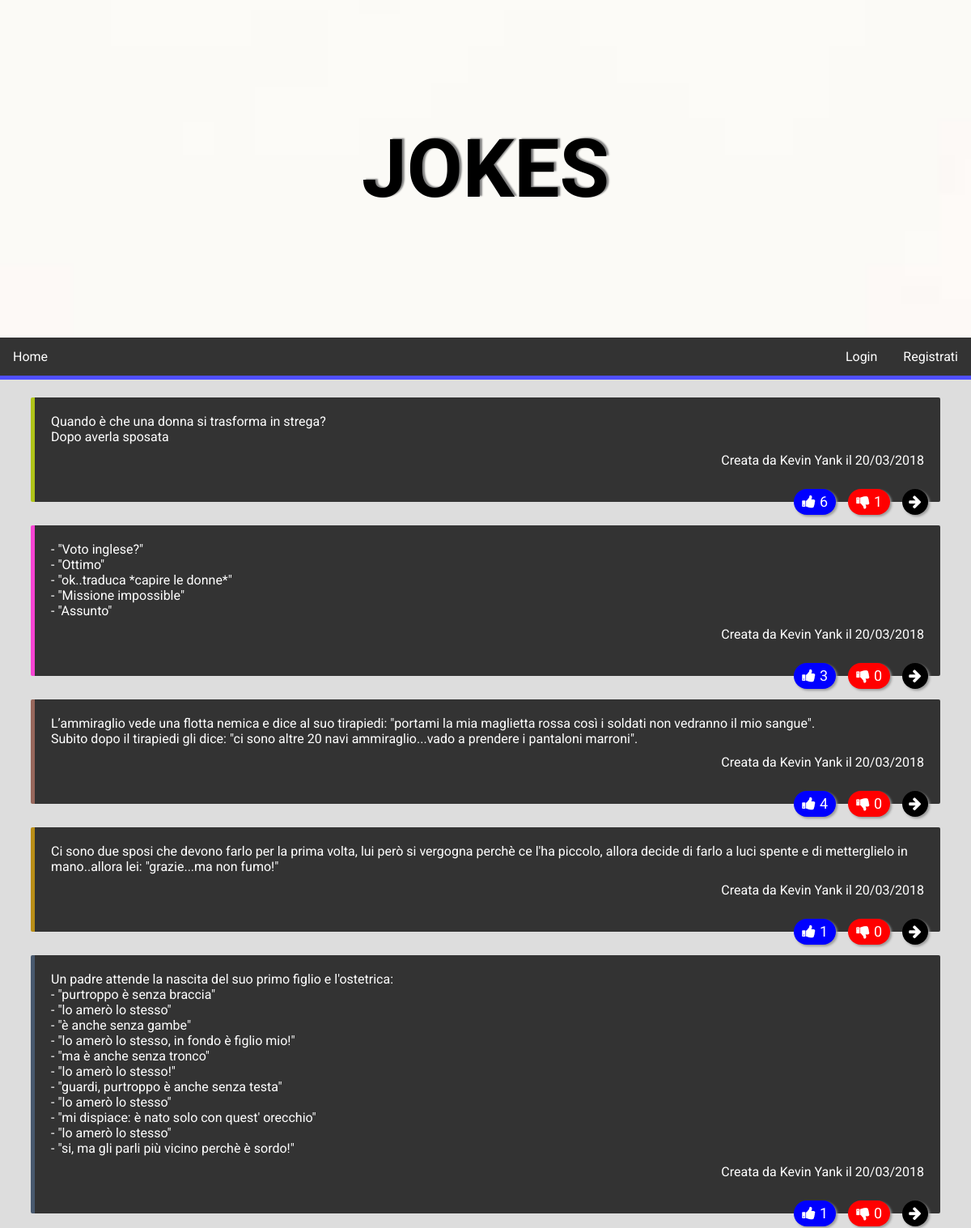
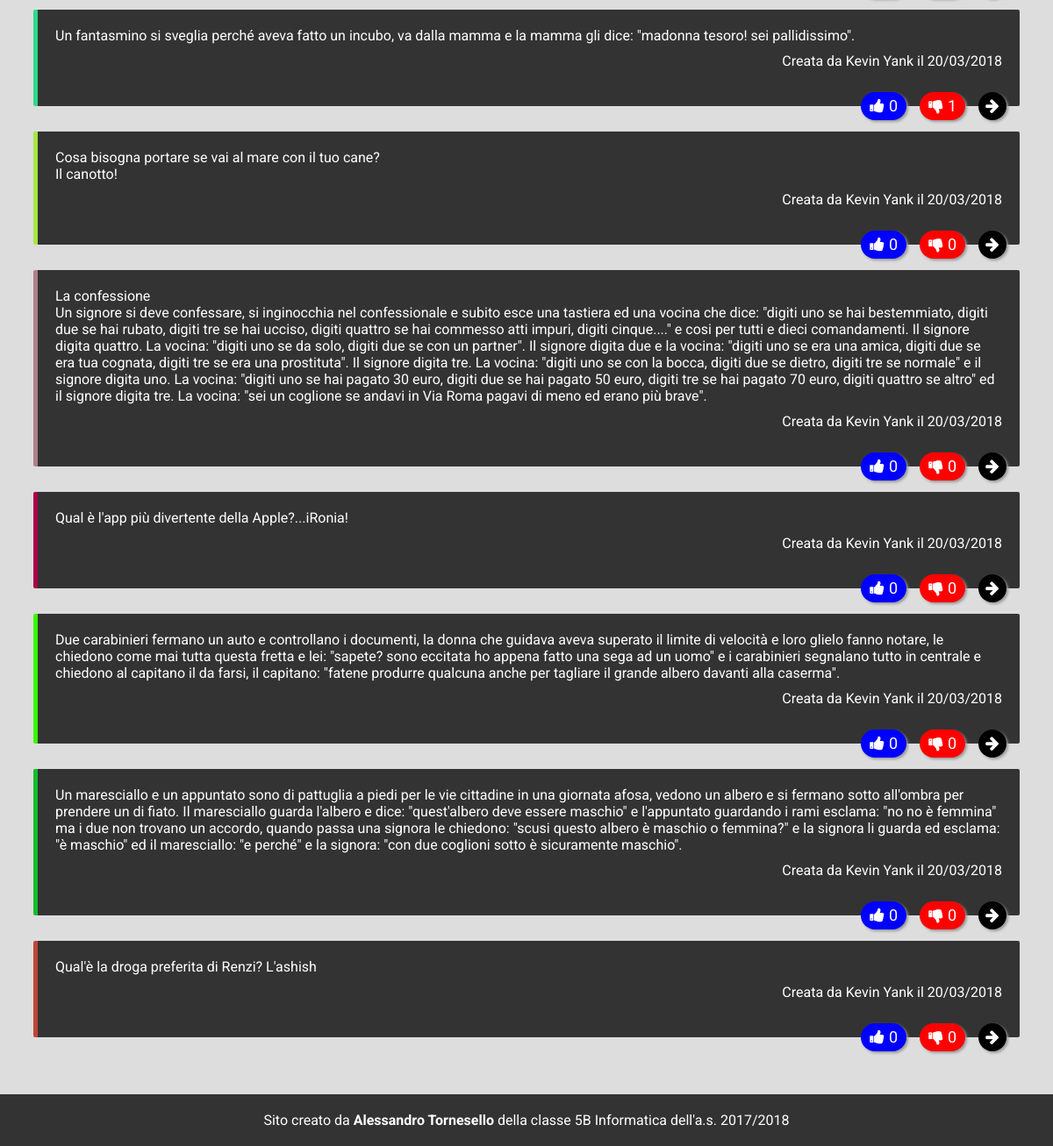
The page /author.php?author=Kevin Yank on the database its author committed (2 pictures, top to bottom).
### tables this page shows
CREATE TABLE `joke` (
  `id` int(11) NOT NULL,
  `joketext` text,
  `jokedate` date NOT NULL,
  `idauthor` int(11) DEFAULT NULL,
  `likeCounter` int(11) NOT NULL,
  `unlikeCounter` int(11) NOT NULL
);

CREATE TABLE `author` (
  `id` int(11) NOT NULL,
  `name` varchar(255) DEFAULT NULL,
  `email` varchar(255) DEFAULT NULL,
  `idUtente` int(11) NOT NULL
);

### author.php (the view, shortened to what this page needs)
<!DOCTYPE html>
<html>
<head>
    <link rel="stylesheet" type="text/css" media="screen" href="styles/main.css"/>
    <link rel="stylesheet" type="text/css" media="screen" href="styles/login.css"/>
    <link rel="stylesheet" type="text/css" media="screen" href="styles/joketable.css"/>
    <link rel="stylesheet" href="https://maxcdn.bootstrapcdn.com/font-awesome/4.5.0/css/font-awesome.min.css">
</head>
<body onload="loadAuthors()">
    <div class="header">
        <div class="img">
            <p>Jokes</p>
        </div>
        <?php include("menu.php"); ?>
    </div>
    <div class="content" style="width:100%;text-align:left">
      <table class="jokestable">
        <?php
          include("conn.php");
          $author = $_GET["author"];
          $sql = "SELECT j.id, j.joketext, j.jokedate , a.name, j.likeCounter, j.unlikeCounter
                  FROM joke j, author a
                  WHERE j.idauthor = a.id
                  AND a.name = '".$author."'";
          if($result = $conn->query($sql)) {
              while ($row = $result->fetch_assoc()) {
                  $newDate = date("d/m/Y", strtotime($row['jokedate']));
                  $row['joketext'] = str_replace("\n", "<br>", $row['joketext']);
                  echo "<tr>
                      <td style='border-left:5px solid rgb(".
                      rand(0,255).",".rand(0,255).",".rand(0,255).
                      ")'>
                      <p class='text'>".
                      $row['joketext'].
                      "</p>
                      <p class='author'>Creata da ".
                      $row['name']." il ". $newDate.
                      "</p><br>
                      <div class='jokeinfo'>
                      <div class='info float'>
                        <a href='detail.php?id=".
                        $row['id'].
                        "'>
                          <i class='fa fa-arrow-right'></i>
                        </a>
                      </div>
                      <form action='".$_SERVER["PHP_SELF"]."?author=".$author."' method='POST'>
                          <button type='submit' name='action' value='".$row['id']."-unlike-".$author."' class='floatWithText unlike'>
                            <i class='fa fa-thumbs-down my-float unlike'>
                            <span class='unlike'>".
                            $row['unlikeCounter'].
                            "</span>
                            </i>
                          </button>
                      </form>
                      <form action='".$_SERVER["PHP_SELF"]."?author=".$author."' method='POST'>
                          <button type='submit' name='action' value='".$row['id']."-like-".$author."' class='floatWithText like'>
                            <i class='fa fa-thumbs-up my-float like'>
                            <span class='like'>".
                            $row['likeCounter'].
                            "</span>
                            </i>
                          </button>
                      </form>
                      </div></td></tr><tr><td class='spacer'></td></tr>";
              }
          }
        ?>
      </table>
    </div>
    <div class="footer">
      <?php include("footer.php"); ?>
    </div>
</body>
</html>

### menu.php (shortened to what this page needs)
<!DOCTYPE html>
<html>
  <head>
  </head>
  <body>
    <div id="navbar">
        <ul class="navbar">
            <li><a class="active" href="index.php">Home</a></li>
            <?php
              if(isset($_SESSION["idUtente"])) {
                echo "<li class='login'><a href='logout.php'>Esci</a></li>
                      <li class='login'><a href='account.php'>Account</a></li>";
              }
              else {
                echo "<li class='singup'><a href='register.php'>Registrati</a></li>
                      <li class='login'><a href='login.php'>Login</a></li>";
              }
            ?>
        </ul>
    </div>
  </body>
</html>

### footer.php
<!DOCTYPE html>
<html>
  <head>
    <link rel="stylesheet" href="styles/footer.css">
  </head>
  <body>
    <div class="footerContainer">
      <p>Sito creato da <b>Alessandro Tornesello</b> della classe 5B Informatica dell'a.s. 2017/2018</p>
    </div>
  </body>
</html>

### styles/main.css (style rules this page uses)
* { padding: 0; margin: 0; font-family: 'Roboto', sans-serif; }
body { background-color: #ddd; }
div.content { float: right; width: 80%; }
ul.navbar { list-style-type: none; margin: 0; padding: 0; overflow: hidden; background-color: #333; }
ul.navbar li { float: left; }
ul.navbar li a { display: block; color: white; text-align: center; padding: 14px 16px; text-decoration: none; }
ul.navbar li.login, ul.navbar li.singup { float: right; }
div#navbar { border-bottom: 5px solid #4f4fff; }
div.img { background-image: url("../img/bg_home.jpg"); background-attachment: fixed; background-repeat: no-repeat; background-size: cover; background-position: 0 -30px; padding: 150px 0 150px 0; text-align: center; }
div.img p { font-size: 100px; text-transform: uppercase; font-weight: bold; color: #000; font-family: 'Comfortaa', cursive; text-shadow: 3px -1px 2px rgb(128, 128, 128); }
div.footer { clear: both; }

### styles/joketable.css (style rules this page uses)
table.jokestable { margin: 20px 3% 3% 3%; width: 94%; }
table.jokestable tr td.spacer { height: 25px; background-color: transparent; }
table.jokestable tr td { background-color: #333; color: #fff; border-radius: 2px; }
table.jokestable tr td p.author { float: right; padding: 10px 20px 10px 0px; }
table.jokestable tr td p.text { padding: 20px 20px 0 20px; }
table.jokestable tr td div.jokeinfo { width: 100%; text-align: right; height: 0; margin-top: 20px; }
table.jokestable tr td div.jokeinfo span.like, table.jokestable tr td div.jokeinfo span.unlike, table.jokestable tr td div.jokeinfo button { float: right; }
table.jokestable tr td div.jokeinfo span.like, table.jokestable tr td div.jokeinfo span.unlike { height: 32px; line-height: 32px; padding: 0 0 0 5px; }
table.jokestable tr td div.jokeinfo button i.like, table.jokestable tr td div.jokeinfo button i.unlike, table.jokestable tr td div.jokeinfo button i.edit, table.jokestable tr td div.jokeinfo button i.delete { color: #fff; height: 32px; line-height: 32px; font-size: 18px; }
table.jokestable tr td div.jokeinfo button.like { background-color: #00f; padding: 0 10px 0 10px; margin-left: 15px; }
table.jokestable tr td div.jokeinfo button.unlike { background-color: #f00; padding: 0 10px 0 10px; margin-left: 15px; }
table.jokestable tr td div.info { float: right; background-color: #000; margin: 0 15px 0 15px; }
table.jokestable tr td div.info a i { color: #fff; line-height: 32px; font-size: 18px; }
table.jokestable tr td div.jokeinfo button { background-color: #000; border-width: 0; }
.float { position:relative; width:32px; height:32px; bottom:-16px; color:#FFF; border-radius:16px; text-align:center; box-shadow: 2px 2px 3px #999; }
.floatWithText { position:relative; height:32px; bottom:-16px; color:#FFF; border-radius:16px; text-align:center; box-shadow: 2px 2px 3px #999; }

### styles/footer.css (style rules this page uses)
div.footerContainer { background-color: #333; color: #fff; padding: 20px; text-align: center; }

### rows shown on the page
joke: joketext "Quando è che una donna si trasforma in strega? Dopo averla sposata", idauthor.name "Kevin Yank", jokedate "20/03/2018", unlikeCounter "1", likeCounter "6"
joke: joketext "- \"Voto inglese?\" - \"Ottimo\" - \"ok..traduca *capire le donne*\" - \"Missione impossible\" - \"Assunto\"", idauthor.name "Kevin Yank", jokedate "20/03/2018", $row['id'] 2 (drawn), unlikeCounter "0", likeCounter "3"
joke: joketext "L’ammiraglio vede una flotta nemica e dice al suo tirapiedi: \"portami la mia maglietta rossa così i soldati non vedranno il mio sangue\". Subito dopo il tirapiedi gli dice: \"ci sono altre 20 navi ammiraglio...vado a prendere i pantaloni marroni\".", idauthor.name "Kevin Yank", jokedate "20/03/2018", $row['id'] 3 (drawn), unlikeCounter "0", likeCounter "4"
joke: joketext "Ci sono due sposi che devono farlo per la prima volta, lui però si vergogna perchè ce l'ha piccolo, allora decide di farlo a luci spente e di metterglielo in mano..allora lei: \"grazie...ma non fumo!\"", idauthor.name "Kevin Yank", jokedate "20/03/2018", $row['id'] 5 (drawn), unlikeCounter "0", likeCounter "1"
joke: joketext "Un padre attende la nascita del suo primo figlio e l'ostetrica: - \"purtroppo è senza braccia\" - \"lo amerò lo stesso\" - \"è anche senza gambe\" - \"lo amerò lo stesso, in fondo è figlio mio!\" - \"ma è anche senza tronco\" - \"lo amerò lo stesso!\" - \"guardi, purtroppo è anche senza testa\" - \"lo amerò lo stesso\" - \"mi dispiace: è nato solo con quest' orecchio\" - \"lo amerò lo stesso\" - \"si, ma gli parli più vicino perchè è sordo!\"", idauthor.name "Kevin Yank", jokedate "20/03/2018", $row['id'] 6 (drawn), unlikeCounter "0", likeCounter "1"
joke: joketext "Un fantasmino si sveglia perché aveva fatto un incubo, va dalla mamma e la mamma gli dice: \"madonna tesoro! sei pallidissimo\".", idauthor.name "Kevin Yank", jokedate "20/03/2018", $row['id'] 7 (drawn), unlikeCounter "1", likeCounter "0"
joke: joketext "Cosa bisogna portare se vai al mare con il tuo cane? Il canotto!", idauthor.name "Kevin Yank", jokedate "20/03/2018", $row['id'] 9 (drawn), unlikeCounter "0", likeCounter "0"
joke: joketext "La confessione Un signore si deve confessare, si inginocchia nel confessionale e subito esce una tastiera ed una vocina che dice: \"digiti uno se hai bestemmiato, digiti due se hai rubato, digiti tre se hai ucciso, digiti quattro se hai commesso atti impuri, digiti cinque....\" e cosi per tutti e dieci comandamenti. Il signore digita quattro. La vocina: \"digiti uno se da solo, digiti due se con un partner\". Il signore digita due e la vocina: \"digiti uno se era una amica, digiti due se era tua cognata, digiti tre se era una prostituta\". Il signore digita tre. La vocina: \"digiti uno se con la bocca, digiti due se dietro, digiti tre se normale\" e il signore digita uno. La vocina: \"digiti uno se…", idauthor.name "Kevin Yank", jokedate "20/03/2018", $row['id'] 10 (drawn), unlikeCounter "0", likeCounter "0"
joke: joketext "Qual è l'app più divertente della Apple?...iRonia!", idauthor.name "Kevin Yank", jokedate "20/03/2018", $row['id'] 11 (drawn), unlikeCounter "0", likeCounter "0"
joke: joketext "Due carabinieri fermano un auto e controllano i documenti, la donna che guidava aveva superato il limite di velocità e loro glielo fanno notare, le chiedono come mai tutta questa fretta e lei: \"sapete? sono eccitata ho appena fatto una sega ad un uomo\" e i carabinieri segnalano tutto in centrale e chiedono al capitano il da farsi, il capitano: \"fatene produrre qualcuna anche per tagliare il grande albero davanti alla caserma\".", idauthor.name "Kevin Yank", jokedate "20/03/2018", $row['id'] 12 (drawn), unlikeCounter "0", likeCounter "0"
joke: joketext "Un maresciallo e un appuntato sono di pattuglia a piedi per le vie cittadine in una giornata afosa, vedono un albero e si fermano sotto all'ombra per prendere un di fiato. Il maresciallo guarda l'albero e dice: \"quest'albero deve essere maschio\" e l'appuntato guardando i rami esclama: \"no no è femmina\" ma i due non trovano un accordo, quando passa una signora le chiedono: \"scusi questo albero è maschio o femmina?\" e la signora li guarda ed esclama: \"è maschio\" ed il maresciallo: \"e perché\" e la signora: \"con due coglioni sotto è sicuramente maschio\".", idauthor.name "Kevin Yank", jokedate "20/03/2018", $row['id'] 13 (drawn), unlikeCounter "0", likeCounter "0"
joke: joketext "Qual'è la droga preferita di Renzi? L'ashish", idauthor.name "Kevin Yank", jokedate "20/03/2018", $row['id'] 15 (drawn), unlikeCounter "0", likeCounter "0"
